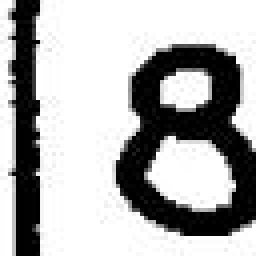
#> input picture templates/8/image_3_8.jpg, 64 x 64 px, given in place of image_0.jpg, which was not available (shown 4 times larger); the run also reads 1 picture not shown here
$ python create_templates.py
#> lines starting #> are read from the running program, lines starting #| are printed output that depends on the picture; pictures that were not available may be replaced by others from this repository, and a replacement may not be noted
### utils.py
import numpy as np
import matplotlib.pyplot as plt
import cv2


# [20 lines left out: functions rgb2grayscale, grayscale2rgb, not called in this run]


def read_image(image_path):
    """
    Args:
        image_path (str): path to the image
    Returns:
        image (np.array): image of shape [H, W] (grayscale image)
    """
    image = plt.imread(image_path)

    if len(image.shape) == 3:
        image = rgb2grayscale(image)

    return image


# [49 lines left out: functions show_image, show_contours, show_corners, show_sudoku_cells, not called in this run]

### frontalization.py
import os
import numpy as np
import cv2
import matplotlib.pyplot as plt

from tqdm.notebook import tqdm

from utils import read_image, show_image


# BEGIN YOUR IMPORTS

# END YOUR IMPORTS


def find_edges(image):
    """
    Args:
        image (np.array): (grayscale) image of shape [H, W]
    Returns:
        edges (np.array): binary mask of shape [H, W]
    """
    # BEGIN YOUR CODE

    # Edge detection using Canny algorithm, which identifies changes in intensity that represent edges in the image
    edges = cv2.Canny(image, threshold1=100, threshold2=200)  # YOUR CODE
    # Contour retrieval
    contours, _ = cv2.findContours(edges, cv2.RETR_EXTERNAL, cv2.CHAIN_APPROX_SIMPLE)
    # END YOUR CODE

    return edges


def highlight_edges(edges):
    """
    Args:
        edges (np.array): binary mask of shape [H, W]
    Returns:
        highlited_edges (np.array): binary mask of shape [H, W]
    """
    # BEGIN YOUR
    # Kernel of shape 3x3 to apply transformation such as dilation in the next step
    kernel = np.ones((3, 3), np.uint8)
    # Dilates the edges using the aforementioned Kernel
    highlited_edges = cv2.dilate(edges, kernel, iterations=1)  # YOUR CODE

    # END YOUR CODE

    return highlited_edges


def find_contours(edges):
    """
    Args:
        edges (np.array): binary mask of shape [H, W]
    Returns:
        contours (List[np.array]): list of arrays of contours, where each contour is an array of points of shape [N, 1, 2]
    """
    # Find contours using OpenCV findContours function
    contours, _ = cv2.findContours(edges, cv2.RETR_EXTERNAL, cv2.CHAIN_APPROX_SIMPLE)

    # Ensure consistent data type for contours (list of np.int32 arrays)
    contours = [contour.astype(np.int32) for contour in contours]

    return contours

def get_max_contour(contours):
    """
    Args:
        contours (List[np.array]): list of arrays of contours, where each contour is an array of points of shape [N, 1, 2]
    Returns:
        max_contour (np.array): an array of points (vertices) of the contour with the maximum area of shape [N, 1, 2]
    """
    # Ensure contours is not empty

    # Find the contour with the maximum area
    max_contour = max(contours, key=cv2.contourArea)
    return max_contour

def order_corners(corners):
    """
    Args:
        corners (np.array): an array of corner points (corners) of shape [4, 2]
    Returns:
        ordered_corners (np.array): an array of corner points in order [top left, top right, bottom right, bottom left]
    """
    # BEGIN YOUR CODE

    # squeezed corners in order to make sure that all entries are of same dimension
    corners = np.squeeze(corners)

    # calculates the centroid by finding the mean in the first axis
    centroid = np.mean(corners, axis=0)
    # calculates the angle between each corner point and centroid
    angles = np.arctan2(corners[:, 1] - centroid[1], corners[:, 0] - centroid[0])

    # corners are sorted in counterclockwise order
    sorted_indices = np.argsort(angles)
    ordered_corners = corners[sorted_indices]

    return ordered_corners

def find_corners(contour, accuracy=0.1):
    """
    Args:
        contour (np.array): an array of points (vertices) of the contour of shape [N, 1, 2]
        accuracy (float): how accurate the contour approximation should be
    Returns:
        ordered_corners (np.array): an array of corner points (corners) of quadrilateral approximation of contour of shape [4, 2]
                                    in order [top left, top right, bottom right, bottom left]
    """
    # BEGIN YOUR CODE

    # The Douglas-Peucker is used to approximate the contours by reducing number of vertices
    epsilon = accuracy * cv2.arcLength(contour, True)
    approx = cv2.approxPolyDP(contour, epsilon, True)

    # Reshape all corners to a 2d shape array
    corners = approx.reshape(-1, 2)

    # If there are no four corners, then create a default square
    if len(corners) != 4:
        corners = np.array([[0, 0],
                            [0, 1],
                            [1, 0],
                            [1, 1]])

    ordered_corners = order_corners(corners)

    return ordered_corners

def rescale_image(image, scale=0.5):
    """
    Args:
        image (np.array): input image
        scale (float): scale factor
    Returns:
        rescaled_image (np.array): 8-bit (with range [0, 255]) rescaled image
    """
    image = cv2.convertScaleAbs(image)

    rescaled_image = cv2.resize(image, dsize=None, fx=scale, fy=scale, interpolation=cv2.INTER_LINEAR)

    return rescaled_image

def gaussian_blur(image, sigma):
    """
    Args:
        image (np.array): input image
        sigma (float): standard deviation for Gaussian kernel
    Returns:
        blurred_image (np.array): 8-bit (with range [0, 255]) blurred image
    """
    # Setting image intensity in the range (0, 255]
    image = cv2.convertScaleAbs(image)
    # Resize image while keeping the quality using bilinear interpolation
    blurred_image = cv2.GaussianBlur(image, (0, 0), sigmaX=sigma, sigmaY=sigma)

    return blurred_image


def distance(point1, point2):
    """
    Args:
        point1 (np.array): n-dimensional vector
        point2 (np.array): n-dimensional vector
    Returns:
        distance (float): Euclidean distance between point1 and point2
    """
    # BEGIN YOUR CODE

    # Calculate Euclidian distance
    distance = np.linalg.norm(point1 - point2)

    # END YOUR CODE

    return distance


def warp_image(image, ordered_corners):
    """
    Args:
        image (np.array): input image
        ordered_corners (np.array): corners in order [top left, top right, bottom right, bottom left]
    Returns:
        warped_image (np.array): warped with a perspective transform image of shape [H, H]
    """
    # 4 source points
    top_left, top_right, bottom_right, bottom_left = ordered_corners

    # BEGIN YOUR CODE

    # The side length of the Sudoku grid based on distances between corners
    side = max(distance(top_left, top_right), distance(top_left, bottom_left))

    # Define the 4 target points
    destination_points = np.array([[0, 0], [side, 0], [side, side], [0, side]], dtype=np.float32)

    # The perspective transformation matrix computation
    transform_matrix = cv2.getPerspectiveTransform(ordered_corners.astype('float32'), destination_points)

    # Warp the image using the perspective transformation matrix
    warped_image = cv2.warpPerspective(image, transform_matrix, (int(side), int(side)))

    # END YOUR CODE

    assert warped_image.shape[0] == warped_image.shape[1], "height and width of the warped image must be equal"
    return warped_image


def frontalize_image(sudoku_image, pipeline):
    """
    Args:
        sudoku_image (np.array): input Sudoku image
        pipeline (Pipeline): Pipeline instance
    Returns:
        frontalized_image (np.array): warped with a perspective transform image of shape [H, H]
    """
    # BEGIN YOUR CODE
    processed_image, ordered_corners = pipeline(sudoku_image)
    frontalized_image = warp_image(processed_image, ordered_corners)
    # END YOUR CODE

    return frontalized_image


# [19 lines left out: function show_frontalized_images, not called in this run]

### pipeline.py
import numpy as np
import matplotlib.pyplot as plt

from utils import show_image, show_contours, show_corners
from utils import read_image

from frontalization import rescale_image, gaussian_blur

from frontalization import find_edges, highlight_edges
from frontalization import find_contours, get_max_contour
from frontalization import find_corners


def get_test_pipeline():
    pipeline = Pipeline(
        functions=[
            rescale_image,
            gaussian_blur,
            find_edges,
            highlight_edges,
            find_contours,
            get_max_contour,
            find_corners
        ],
        parameters={
            "rescale_image": {"scale": 0.5},
            "gaussian_blur": {"sigma": 1.0},
            "find_corners": {"accuracy": 0.02}
        }
    )

    return pipeline


class Pipeline(object):
    def __init__(self, functions, parameters={}):
        self.functions = functions
        self.parameters = parameters

    def __call__(self, image, plot=False, figsize=(18, 12)):
        output = image.copy()
        if plot:
            nrows = len(self.functions) // 3 + 1
            ncols = 3
            figure, axes = plt.subplots(nrows=nrows, ncols=ncols, figsize=figsize)
            if len(axes.shape) == 1:
                axes = axes[np.newaxis, ...]

            show_image(output, axis=axes[0][0], as_gray=True)
            axes[0][0].set_title("Sudoku image", fontsize=16)

            for j in range(len(self.functions) + 1, nrows * ncols):
                axis = axes[j // ncols][j % ncols]
                show_image(np.ones((1, 1, 3)), axis=axis)

        for i, function in enumerate(self.functions):
            kwargs = self.parameters.get(function.__name__, {})
            output = function(output, **kwargs)

            if "rescale" in function.__name__:
                image = output.copy()

            if plot:
                axis = axes[(i + 1) // ncols][(i + 1) % ncols]
                if "contour" in function.__name__:
                    show_contours(image, contours=output, axis=axis)
                elif "corner" in function.__name__:
                    show_corners(image, corners=output, axis=axis)
                else:
                    if "edge" in function.__name__:
                        show_image(np.bitwise_not(output), axis=axis, as_gray=True)
                    else:
                        show_image(output, axis=axis, as_gray=True)

                title = " ".join(function.__name__.split("_"))
                if kwargs:
                    title += " | " + ",".join([f"{key}: {value}" for key, value in kwargs.items()])
                axis.set_title(title, fontsize=16)

        return image, output

### recognition.py
import os
import numpy as np
import cv2
import matplotlib.pyplot as plt

from tqdm.notebook import tqdm

from utils import read_image, show_image
from frontalization import rescale_image, frontalize_image

NUM_CELLS = 9
CELL_SIZE = (64, 64)
SUDOKU_SIZE = (CELL_SIZE[0] * NUM_CELLS, CELL_SIZE[1] * NUM_CELLS)

TEMPLATES_PATH = os.path.join(".", "templates")


def resize_image(image, size):
    """
    Args:
        image (np.array): input image of shape [H, W]
        size (int, int): desired image size
    Returns:
        resized_image (np.array): 8-bit (with range [0, 255]) resized image
    """
    # BEGIN YOUR CODE

    resized_image = cv2.resize(image, size, interpolation=cv2.INTER_AREA)  # YOUR CODE

    # END YOUR CODE

    return resized_image


def binarize(image, **binarization_kwargs):
    """
    Args:
        image (np.array): input image
        binarization_kwargs (dict): dict of parameter values
    Returns:
        binarized_image (np.array): binarized image

    You can find information about different thresholding algorithms here
    https://docs.opencv.org/4.x/d7/d4d/tutorial_py_thresholding.html
    """
    # BEGIN YOUR CODE

    #This function applies thresholding to the passed image, in this case binary thresholding
    threshold_type = binarization_kwargs.get('threshold_type', cv2.THRESH_BINARY)
    threshold_value = binarization_kwargs.get('threshold_value', 128)
    max_value = binarization_kwargs.get('max_value', 255)

    _, binarized_image = cv2.threshold(image, threshold_value, max_value, threshold_type)

    # END YOUR CODE

    return binarized_image


def crop_image(image, crop_factor):
    size = image.shape[:2]

    """Size of the cropped area calculation"""
    cropped_size = (int(size[0] * crop_factor), int(size[1] * crop_factor))

    """Shift calculated in order to keep the center portion of the image"""
    shift = ((size[0] - cropped_size[0]) // 2, (size[1] - cropped_size[1]) // 2)

    """Image cropping"""
    cropped_image = image[shift[0]:shift[0] + cropped_size[0],
                    shift[1]:shift[1] + cropped_size[1]]

    return cropped_image


def get_sudoku_cells(frontalized_image, crop_factor=0.8, binarization_kwargs={'blockSize': 11, 'C': 2}):
    """
    Args:
        frontalized_image (np.array): frontalized sudoku image
        crop_factor (float): how much cell area we should preserve
        binarization_kwargs (dict): dict of parameter values for the binarization function
    Returns:
        sudoku_cells (np.array): array of num_cells x num_cells sudoku cells of shape [N, N, S, S]
    """
    # BEGIN YOUR CODE
    resized_image = resize_image(frontalized_image, SUDOKU_SIZE)  # YOUR CODE

    binarized_image = binarize(resized_image, **binarization_kwargs)  # YOUR CODE

    # Sudoku-cells empty array that serves as a placeholder
    sudoku_cells = np.zeros((NUM_CELLS, NUM_CELLS, *CELL_SIZE), dtype=np.uint8)

    # Find and crop individual cells from the image
    for i in range(NUM_CELLS):
        for j in range(NUM_CELLS):
            sudoku_cell = binarized_image[i * CELL_SIZE[0]:(i + 1) * CELL_SIZE[0],
                          j * CELL_SIZE[1]:(j + 1) * CELL_SIZE[1]]  # YOUR CODE

            # Crop the cell using the passed crop_factor parameter
            sudoku_cell = crop_image(sudoku_cell, crop_factor=crop_factor)

            # Resize the cropped cell to the desired cell size
            sudoku_cells[i, j] = resize_image(sudoku_cell, CELL_SIZE)

    # END YOUR CODE

    return sudoku_cells


# [153 lines left out: functions load_templates, is_empty, get_digit_correlations, show_correlations, recognize_digits, show_recognized_digits and 1 more, not called in this run]

### create_templates.py
import os

from tqdm import tqdm

from skimage.io import imsave

from frontalization import frontalize_image
from pipeline import get_test_pipeline

from utils import read_image
from recognition import TEMPLATES_PATH

# BEGIN YOUR IMPORTS
from recognition import get_sudoku_cells

# END YOUR IMPORTS

IMAGES_PATH = os.path.join(".", "sudoku_puzzles", "train")

# BEGIN YOUR CODE

""""I've used coordinates of images 0-5 to create templates, enhancing the recognition of Sudoku grids in the results."""

CELL_COORDINATES = {
    "image_0.jpg": {
        '1': (6, 4),
        '2': (2, 8),
        '3': (2, 1),
        '4': (1, 4),
        '5': (4, 0),
        '6': (4, 4),
        '7': (2, 4),
        '8': (1, 8),
        '9': (2, 0)
    },
    "image_1.jpg": {
        '1': (1, 3),
        '2': (0, 1),
        '3': (1, 1),
        '4': (2, 0),
        '5': (3, 0),
        '6': (1, 8),
        '7': (1, 6),
        '8': (1, 0),
        '9': (4, 3)
    },
    "image_2.jpg": {
        '1': (0, 7),
        '2': (3, 0),
        '3': (3, 3),
        '4': (6, 0),
        '5': (3, 2),
        '6': (2, 5),
        '7': (0, 3),
        '8': (0, 4),
        '9': (7, 0)
    },
    "image_3.jpg": {
        '1': (0, 0),
        '2': (2, 6),
        '3': (0, 1),
        '4': (0, 7),
        '5': (0, 2),
        '6': (1, 1),
        '7': (2, 0),
        '8': (4, 3),
        '9': (8, 1)
    },
    "image_4.jpg": {
        '1': (3, 0),
        '2': (1, 0),
        '3': (2, 1),
        '4': (3, 2),
        '5': (2, 0),
        '6': (0, 2),
        '7': (1, 2),
        '8': (6, 0),
        '9': (4, 0)
    },
    "image_5.jpg": {
        '1': (3, 2),
        '2': (2, 3),
        '3': (8, 3),
        '4': (0, 0),
        '5': (1, 1),
        '6': (5, 0),
        '7': (0, 5),
        '8': (8, 0),
        '9': (3, 3)
    }}
"""The coordinates below SHOULD NOT be used for creating templates!"""
# "image_6.jpg": {
#     '1': (0, 0),
#     '2': (2, 1),
#     '3': (1, 3),
#     '4': (2, 2),
#     '5': (3, 3),
#     '6': (0, 8),
#     # '7': (, ),
#     '8': (5, 1),
#     '9': (8, 0)
# },
# "image_7.jpg": {
#     '1': (0, 0),
#     '2': (1, 8),
#     '3': (0, 8),
#     '4': (1, 0),
#     '5': (4, 1),
#     '6': (1, 4),
#     '7': (0, 7),
#     '8': (0, 1),
#     '9': (8, 0)
# },
# "image_8.jpg": {
#     '1': (6, 0),
#     '2': (2, 0),
#     '3': (0, 5),
#     '4': (0, 0),
#     '5': (0, 3),
#     '6': (0, 2),
#     '7': (8, 5),
#     '8': (8, 0),
#     '9': (8, 8)
# },
# "image_9.jpg": {
#     '1': (2, 4),
#     '2': (6, 8),
#     '3': (0, 3),
#     '4': (5, 0),
#     '5': (6, 0),
#     '6': (4, 2),
#     '7': (1, 1),
#     '8': (6, 4),
#     '9': (7, 1)
# }
#


def main():
    os.makedirs(TEMPLATES_PATH, exist_ok=True)

    pipeline = get_test_pipeline()

    for file_name, coordinates_dict in CELL_COORDINATES.items():
        image_path = os.path.join(IMAGES_PATH, file_name)
        sudoku_image = read_image(image_path=image_path)
#> in read_image, image is the input picture: shape (64, 64); min 0, max 255, mean 174.8

        # BEGIN YOUR CODE

        frontalized_image = frontalize_image(sudoku_image, pipeline)
#> the loop in __call__, `for i, function in enumerate(self.functions):` made 7 passes
#> output on pass 7: [[0, 0], [1, 0], [1, 1], [0, 1]]
#> pass 1, in rescale_image, `rescaled_image = cv2.resize(image, dsize=None, fx=scale, fy=scale, int..`:
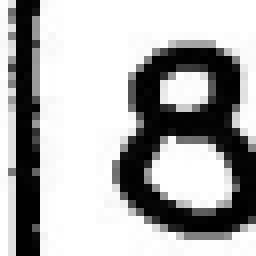
#> rescaled_image: shape (32, 32) (shown 8 times larger); min 0, max 255, mean 174.9
#> pass 2, in gaussian_blur, `blurred_image = cv2.GaussianBlur(image, (0, 0), sigmaX=sigma, sigmaY=s..`:
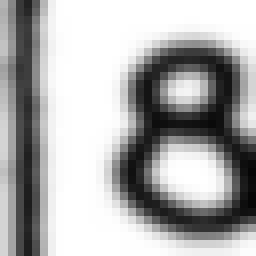
#> blurred_image: shape (32, 32) (shown 8 times larger); min 6, max 255, mean 173.6
#> pass 3, in find_edges, `edges = cv2.Canny(image, threshold1=100, threshold2=200)`:
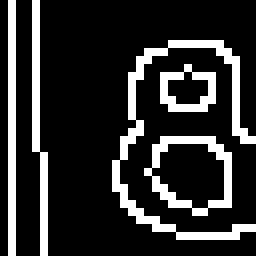
#> edges: shape (32, 32) (shown 8 times larger); 18.4% white in thin lines or dots
#> in frontalize_image, `processed_image, ordered_corners = pipeline(sudoku_image)`: ordered_corners = [[0, 0], [1, 0], [1, 1], [0, 1]]
#> in warp_image, `top_left, top_right, bottom_right, bottom_left = ordered_corners`: top_left = [0, 0]; top_right = [1, 0]; bottom_right = [1, 1]; bottom_left = [0, 1]
#> in distance, `distance = np.linalg.norm(point1 - point2)`: distance = 1
#> in warp_image, `destination_points = np.array([[0, 0], [side, 0], [side, side], [0, si..`: destination_points = [[0, 0], [1, 0], [1, 1], [0, 1]]
#> in warp_image, `transform_matrix = cv2.getPerspectiveTransform(ordered_corners.astype(..`: transform_matrix = [[1, 0, 0], [0, 1, 0], [0, 0, 1]]
#> in warp_image, `warped_image = cv2.warpPerspective(image, transform_matrix, (int(side)..`: warped_image = [254]
#> frontalized_image = [254]
        sudoku_cells = get_sudoku_cells(frontalized_image)
#> in resize_image, `resized_image = cv2.resize(image, size, interpolation=cv2.INTER_AREA)`: resized_image: shape (576, 576); every value is 254
#> in binarize, `_, binarized_image = cv2.threshold(image, threshold_value, max_value, ..`: binarized_image: shape (576, 576); every value is 255
#> after the loop in get_sudoku_cells, `for i in range(NUM_CELLS):`: sudoku_cell: shape (51, 51); every value is 255

        # END YOUR CODE

        for digit, coordinates in tqdm(coordinates_dict.items(), desc=file_name):
            print("TEMPLATES PATH IS", TEMPLATES_PATH)
            digit_templates_path = os.path.join(TEMPLATES_PATH, digit)
            os.makedirs(digit_templates_path, exist_ok=True)

            digit_template_path = os.path.join(digit_templates_path, f"{os.path.splitext(file_name)[0]}_{digit}.jpg")
            imsave(digit_template_path, sudoku_cells[coordinates])


if __name__ == "__main__":
#> (the run stopped early here; a loop or call above may not have finished)
